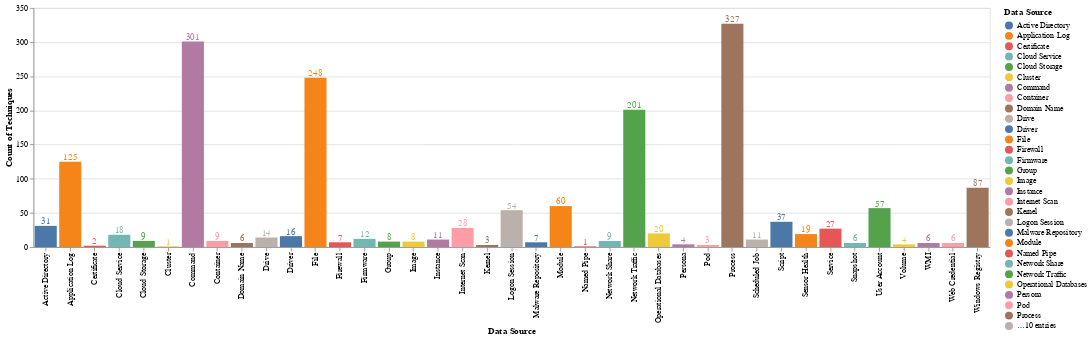

The cell this chart's notebook holds for it:
### Markdown cell above
Let's create a visualization to show the number of techniques grouped by data sources:

### Code cell
data_source_distribution = pandas.DataFrame({
    'Data Source': list(techniques_data_source_3.groupby(['data_sources'])['data_sources'].count().keys()),
    'Count of Techniques': techniques_data_source_3.groupby(['data_sources'])['data_sources'].count().tolist()})
bars = alt.Chart(data_source_distribution,width=800,height=300).mark_bar().encode(x ='Data Source',y='Count of Techniques',color='Data Source').properties(width=1200)
text = bars.mark_text(align='center',baseline='middle',dx=0,dy=-5).encode(text='Count of Techniques')
bars + text

### Figure 1 — Vega-Lite specification as saved in the notebook (floating-point values rounded to 4 significant figures)
{"config": {"view": {"continuousWidth": 300, "continuousHeight": 300}}, "layer": [{"mark": {"type": "bar"}, "encoding": {"color": {"field": "Data Source", "type": "nominal"}, "x": {"field": "Data Source", "type": "nominal"}, "y": {"field": "Count of Techniques", "type": "quantitative"}}}, {"mark": {"type": "text", "align": "center", "baseline": "middle", "dx": 0, "dy": -5}, "encoding": {"color": {"field": "Data Source", "type": "nominal"}, "text": {"field": "Count of Techniques", "type": "quantitative"}, "x": {"field": "Data Source", "type": "nominal"}, "y": {"field": "Count of Techniques", "type": "quantitative"}}}], "data": {"name": "data-b11f9ec975c1186db52cbccf7bf70c0d"}, "height": 300, "width": 1200, "$schema": "https://vega.github.io/schema/vega-lite/v5.20.1.json", "datasets": {"data-b11f9ec975c1186db52cbccf7bf70c0d": [{"Data Source": "Active Directory", "Count of Techniques": 31}, {"Data Source": "Application Log", "Count of Techniques": 125}, {"Data Source": "Certificate", "Count of Techniques": 2}, {"Data Source": "Cloud Service", "Count of Techniques": 18}, {"Data Source": "Cloud Storage", "Count of Techniques": 9}, {"Data Source": "Cluster", "Count of Techniques": 1}, {"Data Source": "Command", "Count of Techniques": 301}, {"Data Source": "Container", "Count of Techniques": 9}, {"Data Source": "Domain Name", "Count of Techniques": 6}, {"Data Source": "Drive", "Count of Techniques": 14}, {"Data Source": "Driver", "Count of Techniques": 16}, {"Data Source": "File", "Count of Techniques": 248}, {"Data Source": "Firewall", "Count of Techniques": 7}, {"Data Source": "Firmware", "Count of Techniques": 12}, {"Data Source": "Group", "Count of Techniques": 8}, {"Data Source": "Image", "Count of Techniques": 8}, {"Data Source": "Instance", "Count of Techniques": 11}, {"Data Source": "Internet Scan", "Count of Techniques": 28}, {"Data Source": "Kernel", "Count of Techniques": 3}, {"Data Source": "Logon Session", "Count of Techniques": 54}, {"Data Source": "Malware Repository", "Count of Techniques": 7}, {"Data Source": "Module", "Count of Techniques": 60}, {"Data Source": "Named Pipe", "Count of Techniques": 1}, {"Data Source": "Network Share", "Count of Techniques": 9}, {"Data Source": "Network Traffic", "Count of Techniques": 201}, {"Data Source": "Operational Databases", "Count of Techniques": 20}, {"Data Source": "Persona", "Count of Techniques": 4}, {"Data Source": "Pod", "Count of Techniques": 3}, {"Data Source": "Process", "Count of Techniques": 327}, {"Data Source": "Scheduled Job", "Count of Techniques": 11}, {"Data Source": "Script", "Count of Techniques": 37}, {"Data Source": "Sensor Health", "Count of Techniques": 19}, {"Data Source": "Service", "Count of Techniques": 27}, {"Data Source": "Snapshot", "Count of Techniques": 6}, {"Data Source": "User Account", "Count of Techniques": 57}, {"Data Source": "Volume", "Count of Techniques": 4}, {"Data Source": "WMI", "Count of Techniques": 6}, {"Data Source": "Web Credential", "Count of Techniques": 6}, {"Data Source": "Windows Registry", "Count of Techniques": 87}]}}
